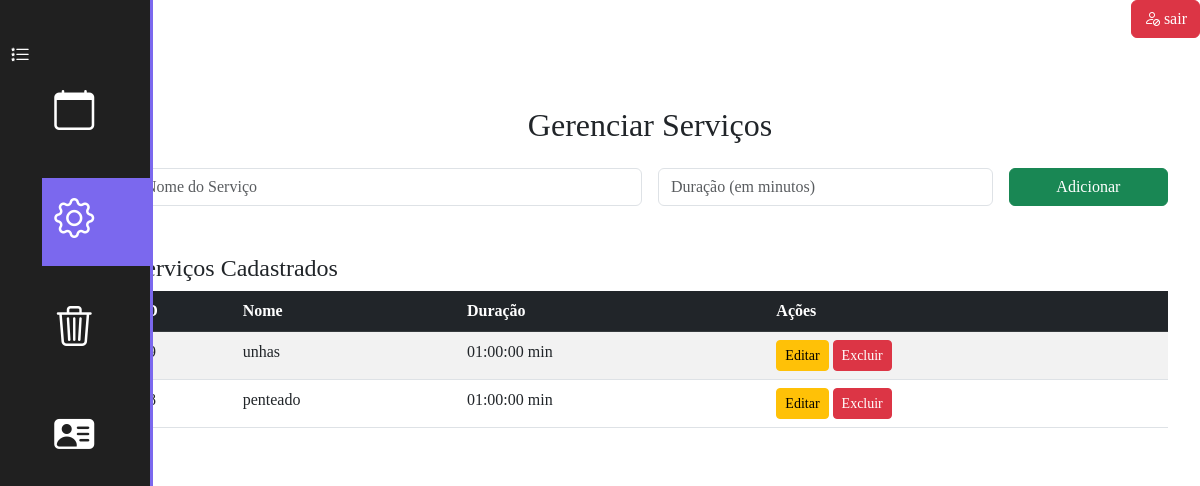
/admin/index.php?page=gerenciar_servicos (signed in), run on the app's committed database.
### tables this page shows
CREATE TABLE `servicos` (
  `id` int(11) NOT NULL,
  `nome` varchar(64) DEFAULT NULL,
  `duracao` time DEFAULT NULL
);

### admin/gerenciar_servicos.php (the view, shortened to what this page needs)
<?php
require '../conexao.php';
$servicos = $conexao->query("SELECT * FROM servicos ORDER BY id DESC");
?>
<!DOCTYPE html>
<html lang="pt-br">
<head>
    <link href="https://cdn.jsdelivr.net/npm/bootstrap@5.3.0-alpha3/dist/css/bootstrap.min.css" rel="stylesheet">
</head>
<body>
<div class="container mt-5">
    <h2 class="text-center">Gerenciar Serviços</h2>
    <form method="POST" class="mt-4">
        <div class="row g-3">
            <div class="col-md-6">
                <input type="text" name="nome" class="form-control" placeholder="Nome do Serviço" required>
            </div>
            <div class="col-md-4">
                <input type="text" name="duracao" class="form-control" placeholder="Duração (em minutos)" required>
            </div>
            <div class="col-md-2">
                <button type="submit" name="add_service" class="btn btn-success w-100">Adicionar</button>
            </div>
        </div>
    </form>
    <div class="mt-5">
        <h4>Serviços Cadastrados</h4>
        <table class="table table-striped table-hover">
            <thead class="table-dark">
                <tr>
                    <th>ID</th>
                    <th>Nome</th>
                    <th>Duração</th>
                    <th>Ações</th>
                </tr>
            </thead>
            <tbody>
                <?php while ($row = $servicos->fetch_assoc()): ?>
                    <tr>
                        <td><?= $row['id'] ?></td>
                        <td><?= htmlspecialchars($row['nome']) ?></td>
                        <td><?= htmlspecialchars($row['duracao']) ?> min</td>
                        <td>
                            <button class="btn btn-warning btn-sm edit-btn"
                                data-id="<?= $row['id'] ?>"
                                data-nome="<?= htmlspecialchars($row['nome']) ?>"
                                data-duracao="<?= htmlspecialchars($row['duracao']) ?>">Editar</button>
                            <form method="POST" style="display:inline-block;">
                                <button type="submit" name="delete_service" class="btn btn-danger btn-sm">Excluir</button>
                            </form>
                        </td>
                    </tr>
                <?php endwhile; ?>
            </tbody>
        </table>
    </div>
</div>
</body>
</html>

### admin/estilo.css (style rules this page uses)
* { margin: 0; padding: 0; box-sizing: border-box; font-family: "sans-serif"; }
body { height: 100vh; }

### data on the page
servicos: nome "unhas", duracao "01:00:00"
servicos: nome "penteado", duracao "01:00:00"
